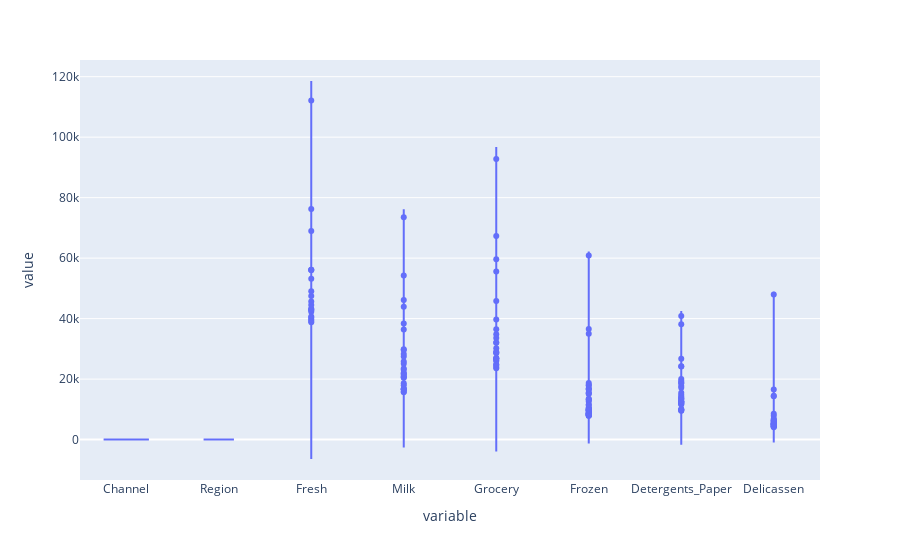

Source (notebook cell):
### Code cell
px.violin(customer_info)

### Figure 1 — Plotly figure (JSON) as saved in the notebook; plotly's stock layout.template omitted (floating-point values rounded to 4 significant figures; data arrays with more than 128 entries replaced by an {"elided": "..."} marker saying what was removed)
{"data": [{"alignmentgroup": "True", "box": {"visible": false}, "hovertemplate": "variable=%{x}<br>value=%{y}<extra></extra>", "legendgroup": "", "marker": {"color": "#636efa"}, "name": "", "offsetgroup": "", "orientation": "v", "scalegroup": "True", "showlegend": false, "type": "violin", "x": {"elided": "3520 str values"}, "x0": " ", "xaxis": "x", "y": {"elided": "3520 int values"}, "y0": " ", "yaxis": "y"}], "layout": {"autosize": true, "dragmode": "zoom", "legend": {"tracegroupgap": 0}, "margin": {"t": 60}, "violinmode": "group", "xaxis": {"anchor": "y", "autorange": true, "domain": [0, 1], "range": [-0.5, 7.5], "title": {"text": "variable"}, "type": "category"}, "yaxis": {"anchor": "x", "autorange": true, "domain": [0, 1], "range": [-13360.0, 125500.0], "title": {"text": "value"}, "type": "linear"}}}
